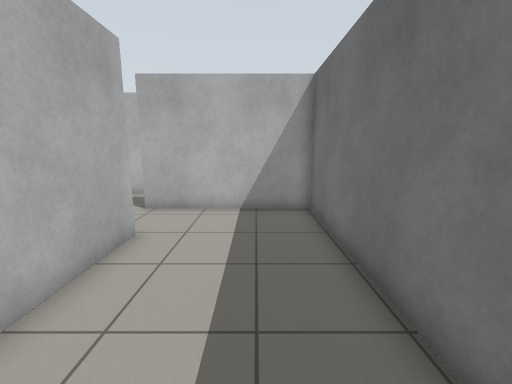
[1] (above)

24 first-person views from a walk through a Gazebo world. The camera is 1.2 m above the floor, tilts 10° down and sees 90° across. The floor is counted in squares, 0.5 m on a side. Each view is taken from the middle of a square. On the plan, view 1 faces up. The plan holds only what a view shows up to about 17 squares ahead; the rest is blank. The place goes on beyond the plan.

[2]
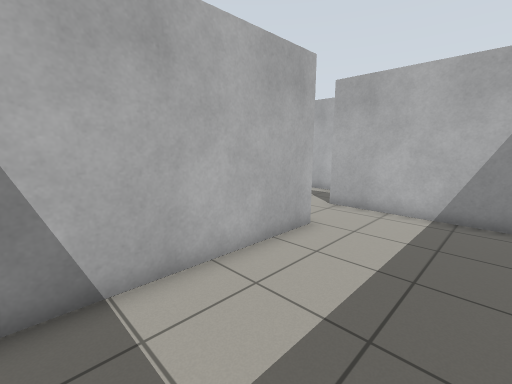

[3]
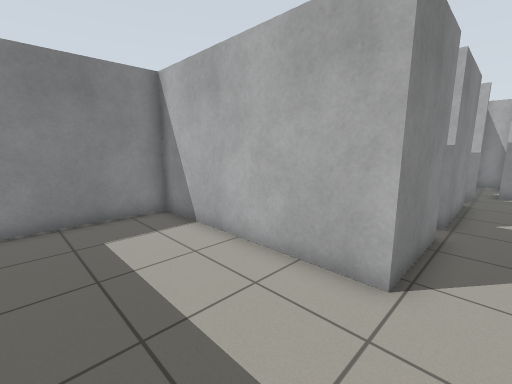

[4]
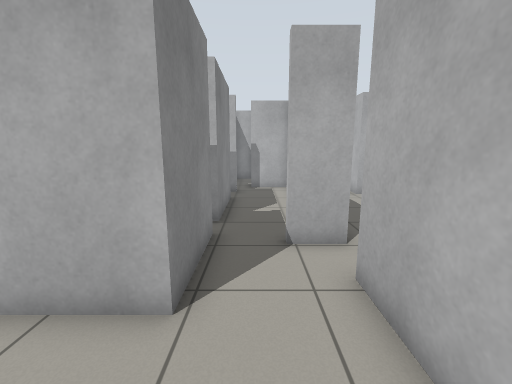

[5]
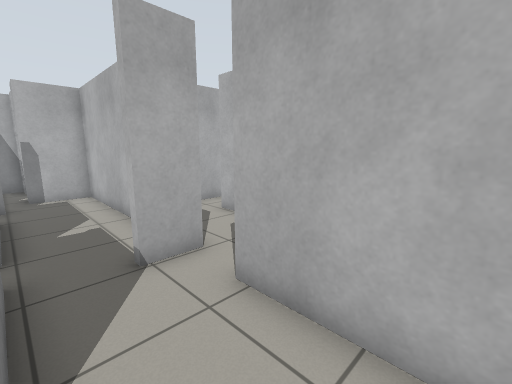

[6]
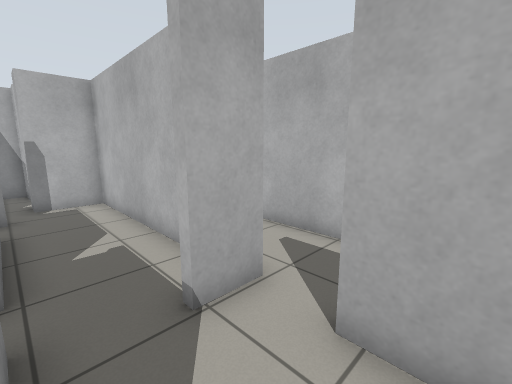

[7]
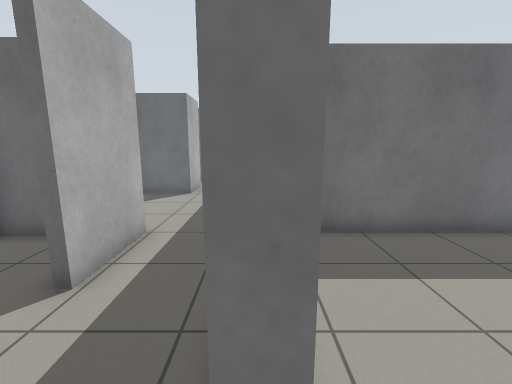

[8]
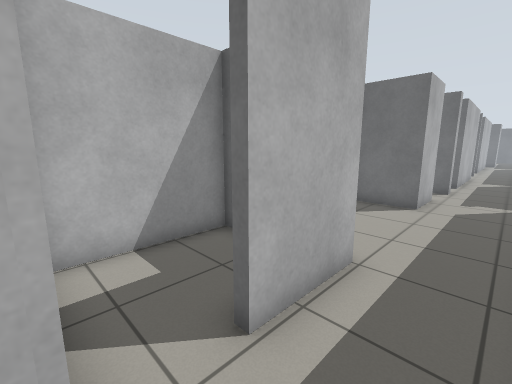

[9]
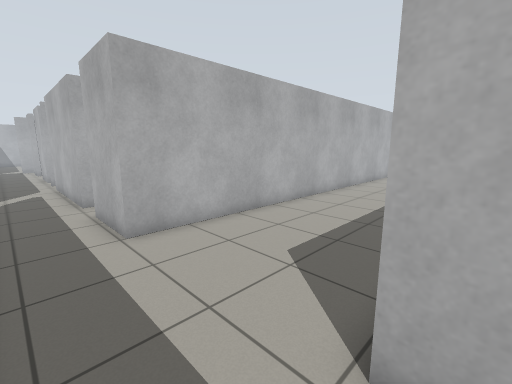

[10]
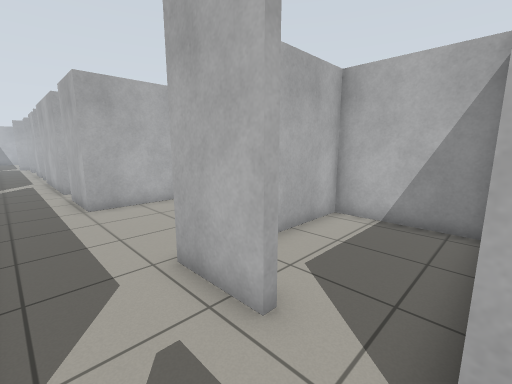

[11]
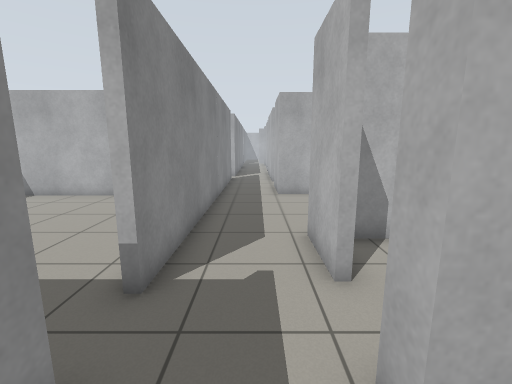

[12]
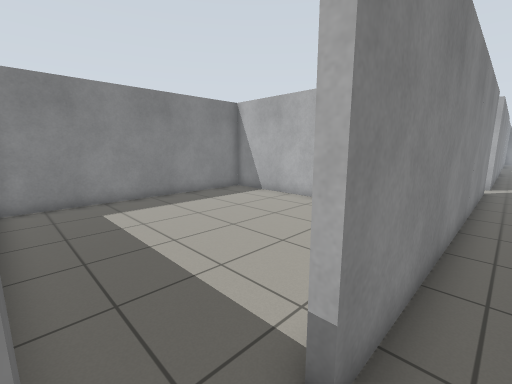

[13]
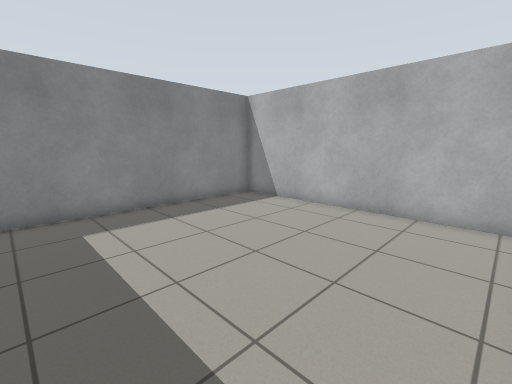

[14]
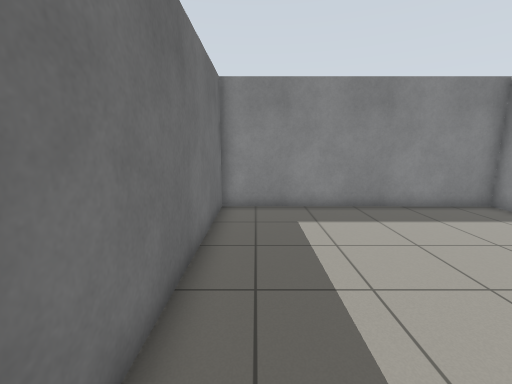

[15]
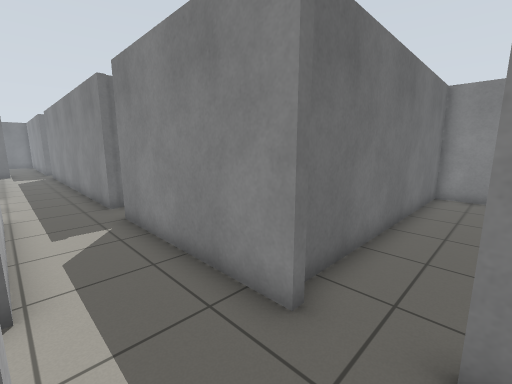

[16]
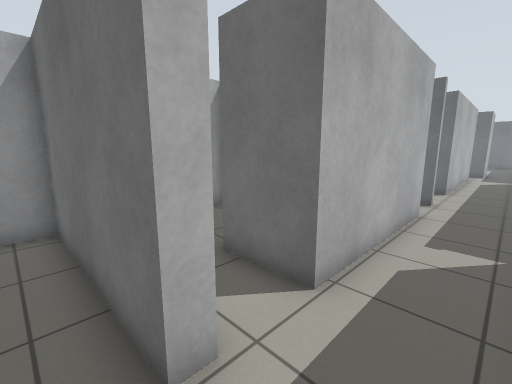

[17]
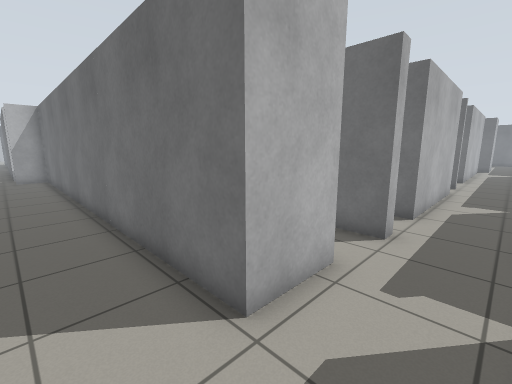

[18]
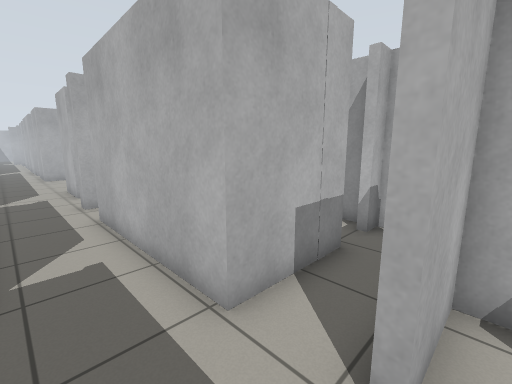

[19]
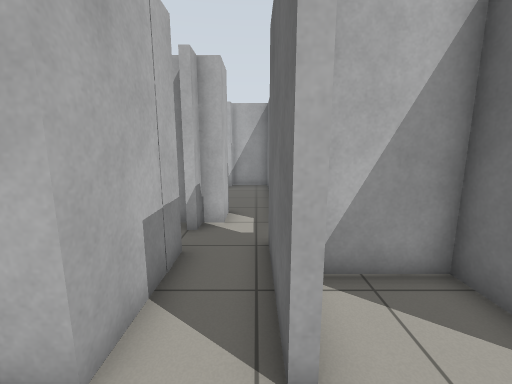

[20]
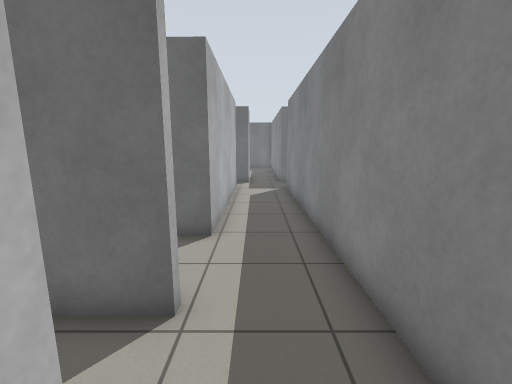

[21]
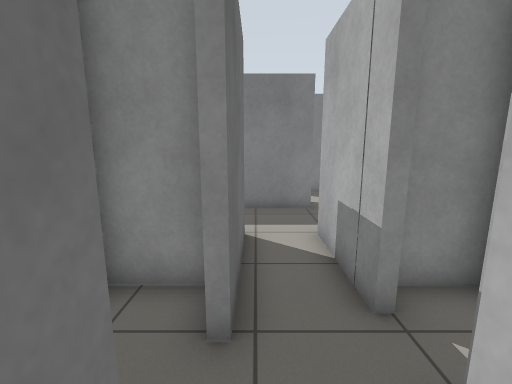

[22]
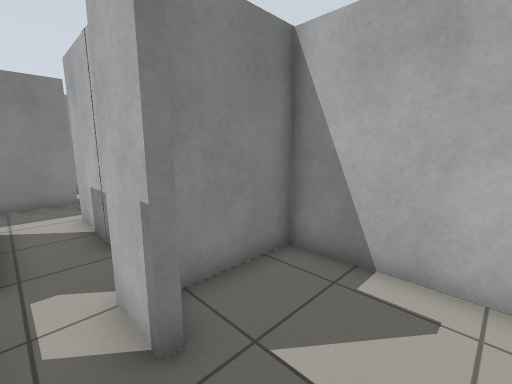

[23]
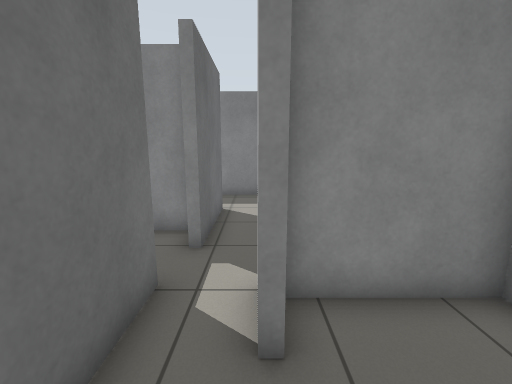

[24]
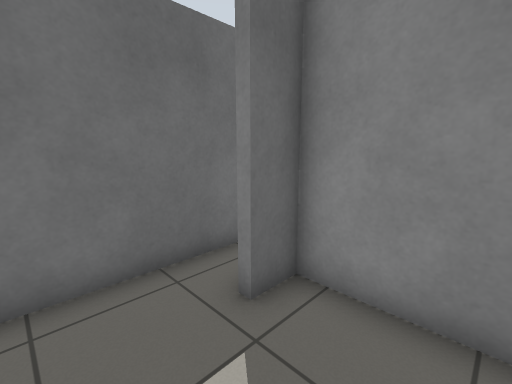

### Floor plan
Ten units are one square. View 1 is at (0, 0); x grows to the right and y downward. Boxes are objects, and circles mark ways between rooms. Rooms are numbered by the first view taken in them; rooms with no view inside come last. Other rooms are left out.
<svg viewBox="-158 -240 469 257">
<path fill="none" stroke="#000" d="M21 -17 21 -98 -44 -98M-55 -68 -33 -68 -33 12 12 12M-61 -102 -61 -88M-106 -102 -61 -102M-45 -131 -91 -131M-44 -98 -44 -102M108 -134 82 -134 82 -235M135 -131 129 -131 129 -196 85 -196 85 -145M130 -101 145 -101M-28 -137 -28 -131 -45 -131M20 -235 20 -131 -10 -131M-44 -102 112 -102M145 -101 201 -101M223 -131 155 -131 155 -156M218 -95 218 -101M135 -138 135 -131M24 -92 24 12 134 12 134 -95M243 -131 243 -173M219 -166 223 -166 223 -131M200 -158 216 -158M218 -101 255 -101M223 -182 219 -182M230 -189 223 -189M219 -189 211 -189M230 -205 230 -189M223 -189 223 -182M247 -187 247 -232M190 -232 190 -192 227 -192 227 -205M-121 -68 -80 -68M-86 -98 -153 -98 -153 -76M-69 -68 -55 -68M-61 -88 -65 -88M255 -101 306 -101M305 -131 277 -131 277 -155 246 -155 246 -131M17 -156 17 -171 -26 -171"/>
<circle cx="-50" cy="-100" r="3" fill="#2a7"/>
<circle cx="-60" cy="-80" r="3" fill="#2a7"/>
<circle cx="-35" cy="-115" r="3" fill="#2a7"/>
<circle cx="135" cy="-115" r="3" fill="#2a7"/>
<circle cx="120" cy="-100" r="3" fill="#2a7"/>
<circle cx="-15" cy="-130" r="3" fill="#2a7"/>
<circle cx="220" cy="-115" r="3" fill="#2a7"/>
<circle cx="240" cy="-195" r="3" fill="#2a7"/>
<circle cx="245" cy="-115" r="3" fill="#2a7"/>
<text x="-10" y="-50">1</text>
<text x="-80" y="-120">2</text>
<text x="60" y="-150">3</text>
<text x="180" y="-120">4</text>
<text x="70" y="-50">5</text>
<text x="230" y="-140">6</text>
<text x="220" y="-210">7</text>
<text x="-110" y="-80">8</text>
<text x="270" y="-120">9</text>
<text x="-10" y="-150">10</text>
</svg>
Room 1 opens to room 2. Room 1 opens to room 8. Room 2 opens to room 3. Room 3 opens to room 4. Room 3 opens to room 5. Room 3 opens to room 10. Room 4 opens to room 6. Room 6 opens to room 7. Room 6 opens to room 9.

Where each view was taken, in squares from view 1:
view 1: 0 up, 0 right, facing up
view 2: 0 up, 1 right, facing up-left
view 3: 8 up, 1 right, facing down-left
view 4: 8 up, 0 right, facing left
view 5: 7 up, 1 left, facing up-left
view 6: 7 up, 3 left, facing up-left
view 7: 10 up, 5 left, facing right
view 8: 11 up, 3 left, facing up-right
view 9: 11 up, 9 right, facing up-left
view 10: 11 up, 13 right, facing up-left
view 11: 12 up, 15 right, facing left
view 12: 11 up, 13 right, facing down-left
view 13: 9 up, 12 right, facing down-left
view 14: 9 up, 12 right, facing down
view 15: 13 up, 11 right, facing down-right
view 16: 11 up, 12 right, facing up-right
view 17: 11 up, 6 right, facing up-right
view 18: 11 up, 25 right, facing up-left
view 19: 11 up, 24 right, facing up
view 20: 12 up, 21 right, facing right
view 21: 20 up, 24 right, facing down
view 22: 23 up, 24 right, facing down-left
view 23: 23 up, 23 right, facing down
view 24: 23 up, 20 right, facing down-right
